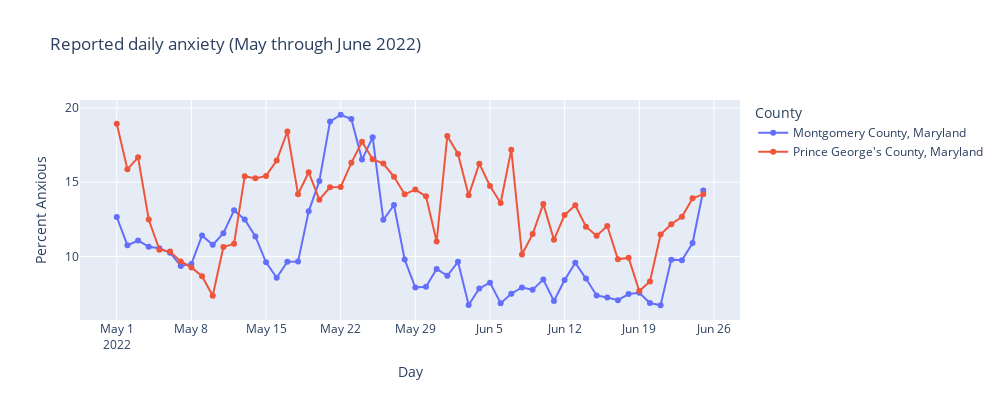

The code cell stored with this chart in its notebook:
### Markdown cell above
#### Using Plotly

Or we could use plotly to make an interactive plot here. Plotly is already fairly smart about how it creates tick marks, so we can just pass the original `day` column as our x-axis. You can hover over a point on this plot to see the exact % of anxiety reported on each day

### Code cell
fig = px.line(mc_pg, x='day', 
              y='percent_anxious', 
              color='NAME', 
              width=1000, 
              height=400,
              title ='Reported daily anxiety\n(May through June 2022)',
              # assigning labels 
              labels = {'NAME': 'County', 
                       'percent_anxious' : 'Percent Anxious',
                        'day':'Day'
                       })
fig.update_traces(mode="markers+lines", 
                  hovertemplate='%{y:.2r}%') # rounds y to the nearest 1 digit and then appends a % sign to the hover text
# x_unified links the tooltip for both plots together (probably easier to understand if you try it)
fig.update_layout(hovermode="x unified")
fig.show()

### Figure 1 — Plotly figure (JSON) as saved in the notebook; plotly's stock layout.template omitted (floating-point values rounded to 4 significant figures)
{"data": [{"hovertemplate": "%{y:.2r}%", "legendgroup": "Montgomery County, Maryland", "line": {"color": "#636efa", "dash": "solid"}, "marker": {"symbol": "circle"}, "mode": "markers+lines", "name": "Montgomery County, Maryland", "orientation": "v", "showlegend": true, "type": "scatter", "x": ["2022-05-01", "2022-05-02", "2022-05-03", "2022-05-04", "2022-05-05", "2022-05-06", "2022-05-07", "2022-05-08", "2022-05-09", "2022-05-10", "2022-05-11", "2022-05-12", "2022-05-13", "2022-05-14", "2022-05-15", "2022-05-16", "2022-05-17", "2022-05-18", "2022-05-19", "2022-05-20", "2022-05-21", "2022-05-22", "2022-05-23", "2022-05-24", "2022-05-25", "2022-05-26", "2022-05-27", "2022-05-28", "2022-05-29", "2022-05-30", "2022-05-31", "2022-06-01", "2022-06-02", "2022-06-03", "2022-06-04", "2022-06-05", "2022-06-06", "2022-06-07", "2022-06-08", "2022-06-09", "2022-06-10", "2022-06-11", "2022-06-12", "2022-06-13", "2022-06-14", "2022-06-15", "2022-06-16", "2022-06-17", "2022-06-18", "2022-06-19", "2022-06-20", "2022-06-21", "2022-06-22", "2022-06-23", "2022-06-24", "2022-06-25"], "xaxis": "x", "y": [12.66, 10.75, 11.07, 10.65, 10.56, 10.25, 9.361, 9.493, 11.41, 10.78, 11.56, 13.1, 12.49, 11.35, 9.601, 8.562, 9.648, 9.65, 13.04, 15.08, 19.09, 19.54, 19.26, 16.52, 18.02, 12.46, 13.46, 9.788, 7.905, 7.958, 9.154, 8.696, 9.636, 6.727, 7.845, 8.233, 6.844, 7.487, 7.91, 7.761, 8.437, 6.999, 8.406, 9.569, 8.506, 7.372, 7.227, 7.055, 7.465, 7.55, 6.861, 6.71, 9.783, 9.738, 10.9, 14.44], "yaxis": "y"}, {"hovertemplate": "%{y:.2r}%", "legendgroup": "Prince George's County, Maryland", "line": {"color": "#EF553B", "dash": "solid"}, "marker": {"symbol": "circle"}, "mode": "markers+lines", "name": "Prince George's County, Maryland", "orientation": "v", "showlegend": true, "type": "scatter", "x": ["2022-05-01", "2022-05-02", "2022-05-03", "2022-05-04", "2022-05-05", "2022-05-06", "2022-05-07", "2022-05-08", "2022-05-09", "2022-05-10", "2022-05-11", "2022-05-12", "2022-05-13", "2022-05-14", "2022-05-15", "2022-05-16", "2022-05-17", "2022-05-18", "2022-05-19", "2022-05-20", "2022-05-21", "2022-05-22", "2022-05-23", "2022-05-24", "2022-05-25", "2022-05-26", "2022-05-27", "2022-05-28", "2022-05-29", "2022-05-30", "2022-05-31", "2022-06-01", "2022-06-02", "2022-06-03", "2022-06-04", "2022-06-05", "2022-06-06", "2022-06-07", "2022-06-08", "2022-06-09", "2022-06-10", "2022-06-11", "2022-06-12", "2022-06-13", "2022-06-14", "2022-06-15", "2022-06-16", "2022-06-17", "2022-06-18", "2022-06-19", "2022-06-20", "2022-06-21", "2022-06-22", "2022-06-23", "2022-06-24", "2022-06-25"], "xaxis": "x", "y": [18.93, 15.87, 16.67, 12.49, 10.45, 10.32, 9.66, 9.258, 8.669, 7.355, 10.64, 10.85, 15.4, 15.26, 15.43, 16.47, 18.42, 14.19, 15.67, 13.82, 14.66, 14.68, 16.31, 17.72, 16.55, 16.26, 15.36, 14.18, 14.51, 14.05, 11.01, 18.11, 16.91, 14.12, 16.25, 14.74, 13.6, 17.19, 10.13, 11.5, 13.54, 11.13, 12.79, 13.45, 12.01, 11.39, 12.05, 9.804, 9.912, 7.671, 8.306, 11.47, 12.17, 12.67, 13.92, 14.18], "yaxis": "y"}], "layout": {"height": 400, "hovermode": "x unified", "legend": {"title": {"text": "County"}, "tracegroupgap": 0}, "title": {"text": "Reported daily anxiety\n(May through June 2022)"}, "width": 1000, "xaxis": {"anchor": "y", "domain": [0, 1], "title": {"text": "Day"}}, "yaxis": {"anchor": "x", "domain": [0, 1], "title": {"text": "Percent Anxious"}}}}
